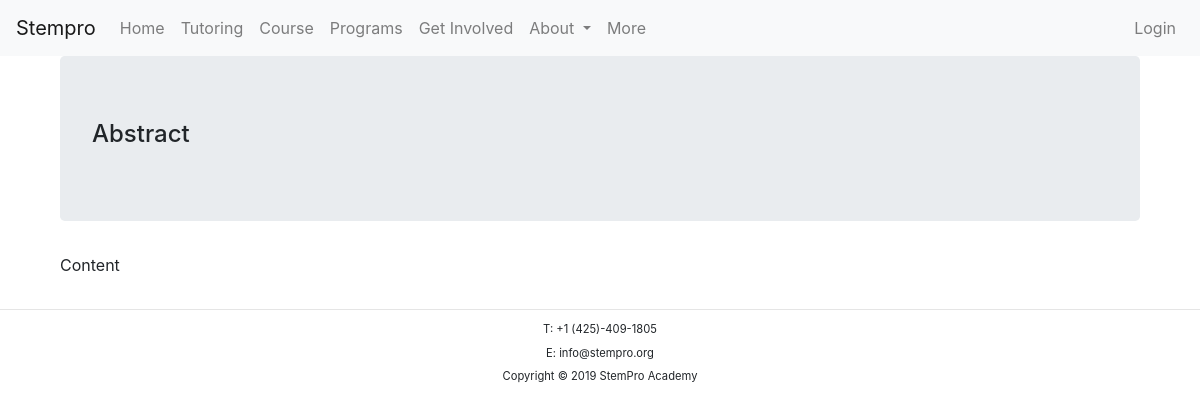
/users/course, run on an earlier commit of the app's database.
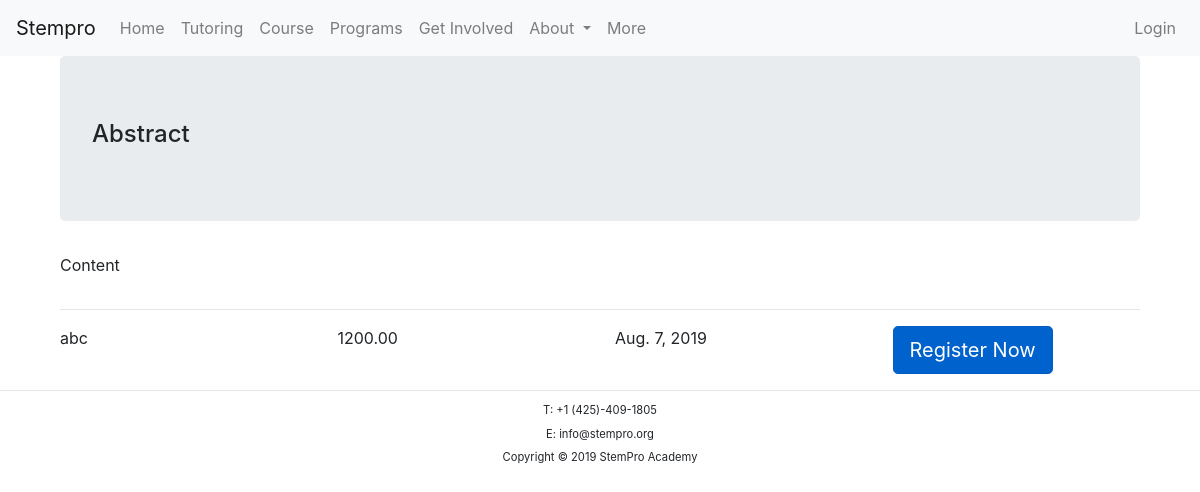
And on a later commit of the database.
### app/models.py (models this page shows, shortened)
class Course(models.Model):
    name = models.CharField(max_length=50)
    summary = models.TextField(max_length=200, blank=True)
    regular_fee = models.DecimalField(max_digits=8, decimal_places=2, blank=True)
    member_fee = models.DecimalField(max_digits=8, decimal_places=2, blank=True)
    start_date = models.DateField(blank=True)
    adv_pic = models.ImageField(upload_to='profile_pics', blank=True)
    instructor = models.CharField(max_length=50, blank=True)

### app/views.py (the view)
# urls.py: path('course', views.CourseView.as_view(), name='course'),
class CourseView(ListView):
    queryset = Course.objects.all()
    template_name = 'activities.html'

### templates/activities.html
{% extends 'base.html' %}
{% load static %}
{% block content %}
  <div class="container">
    <div class="jumbotron">
      <h4>Abstract</h4>
    </div>
    <p>Content</p>
    <div class="row">
    {% for instance in object_list %}
      <div class='col-md-12'>
        <hr />
      </div>
      <div class='col-md-3'>
        {{instance.name}}
      </div>
      <div class='col-md-3'>
        {{instance.regular_fee}}
      </div>
      <div class='col-md-3'>
        {{instance.start_date}}
      </div>
      <div class='col-md-3'>
        <a href="{% url 'confirm' %}?name={{instance.name}}&type=involved" class="btn btn-primary btn-lg active" role="button" aria-pressed="true">Register Now</a>
      </div>
    {% endfor %}
    </div>
  </div>
{% endblock %}

What changed in the data, as far as the page shows it:
added Course: name "abc", regular_fee "1200.00", start_date "Aug. 7, 2019"
